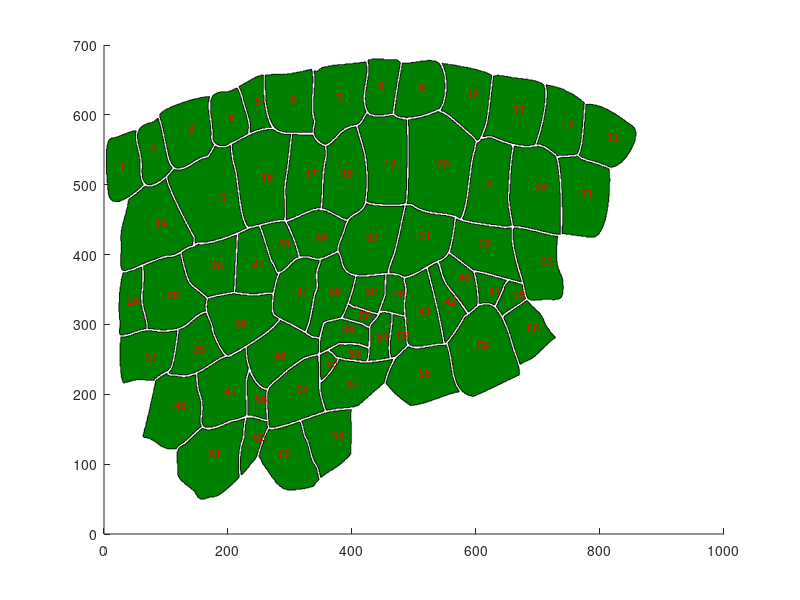

Here is the MATLAB script that generated this plot:
%Data Preprocessing: Get all the boundaries of each cell
clear;close all;
load Data2.mat
load Centre.mat
load Bound4Cell.mat

x=Centre(:,1);y=Centre(:,2);
CellAmount=size(Bound4Cell,1);

scrsz = get(0,'ScreenSize');
set(gcf,'Position',scrsz)%full-screen display
hold on;

for ii=1:CellAmount    
    patch(Bound4Cell{ii}(:,1),Bound4Cell{ii}(:,2),[0 0.5 0]);
    text(x(ii),y(ii),num2str(ii),'Color','red','FontSize',8);
end

Widen=0.1;